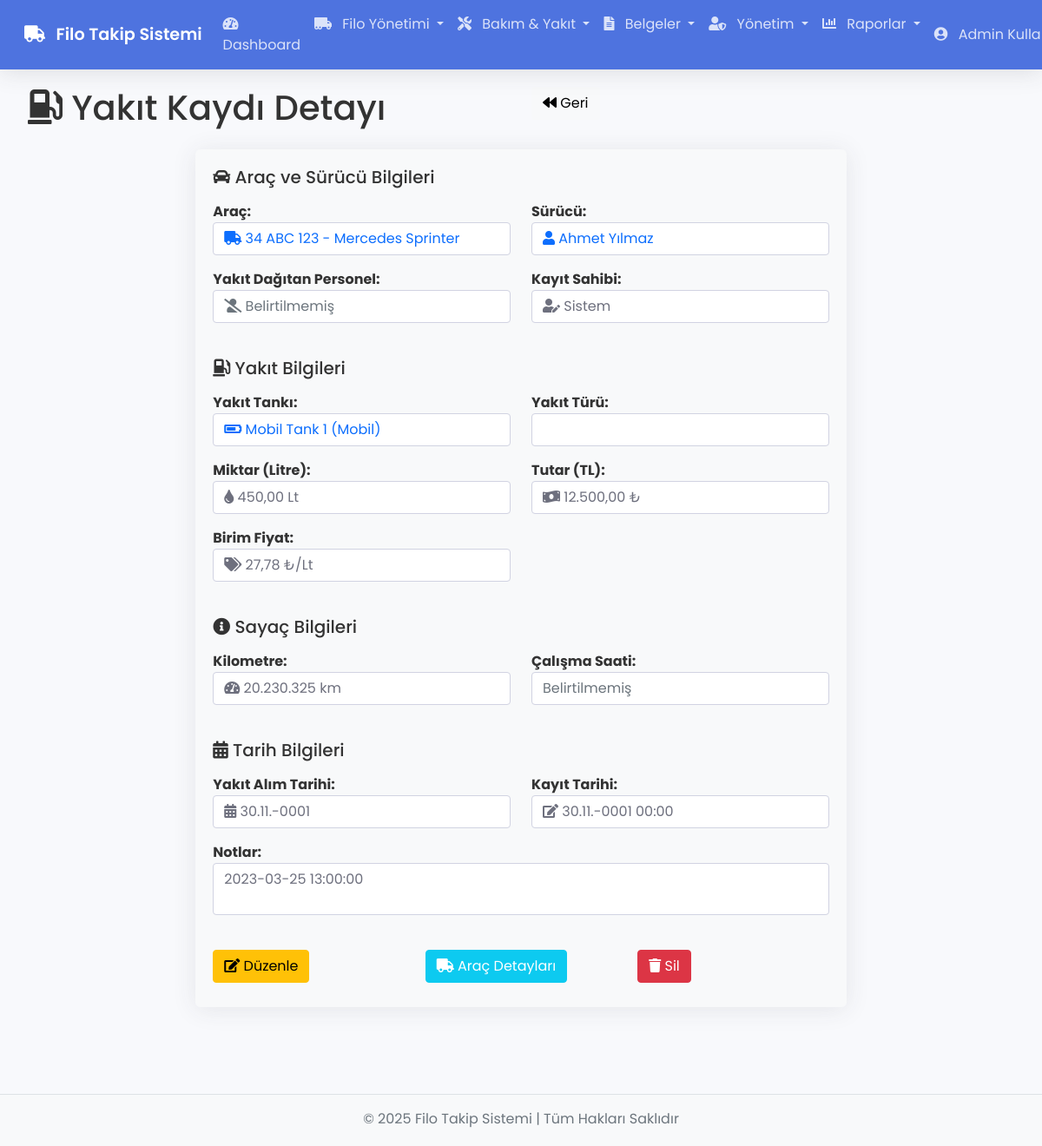
/fuel/show/1 (signed in), run on the app's committed database.
### tables this page shows
CREATE TABLE `fuel_records` (
  `id` int(11) NOT NULL,
  `vehicle_id` int(11) NOT NULL,
  `driver_id` int(11) DEFAULT NULL,
  `tank_id` int(11) NOT NULL,
  `fuel_type` enum('Benzin','Dizel','LPG','Elektrik') NOT NULL,
  `amount` decimal(10,2) NOT NULL COMMENT 'Litre',
  `cost` decimal(10,2) DEFAULT NULL COMMENT 'TL',
  `km_reading` int(11) DEFAULT NULL COMMENT 'Kilometre',
  `hour_reading` decimal(10,2) DEFAULT NULL COMMENT 'Çalışma Saati',
  `date` date NOT NULL,
  `notes` text DEFAULT NULL,
  `created_at` timestamp NOT NULL DEFAULT current_timestamp(),
  `created_by` int(11) NOT NULL
);

CREATE TABLE `vehicles` (
  `id` int(11) NOT NULL,
  `plate_number` varchar(20) NOT NULL,
  `brand` varchar(100) NOT NULL,
  `model` varchar(100) NOT NULL,
  `year` int(11) DEFAULT NULL,
  `company_id` int(11) DEFAULT NULL,
  `vehicle_type` enum('Otomobil','Kamyonet','Kamyon','Otobüs') NOT NULL,
  `status` enum('Aktif','Pasif','Bakımda') NOT NULL DEFAULT 'Aktif',
  `created_at` timestamp NOT NULL DEFAULT current_timestamp()
);

CREATE TABLE `fuel_tanks` (
  `id` int(11) NOT NULL,
  `name` varchar(100) NOT NULL,
  `type` enum('Sabit','Mobil') NOT NULL,
  `capacity` decimal(10,2) NOT NULL COMMENT 'Litre',
  `current_amount` decimal(10,2) NOT NULL DEFAULT 0.00 COMMENT 'Litre',
  `location` varchar(200) DEFAULT NULL,
  `status` enum('Aktif','Pasif','Bakımda') NOT NULL DEFAULT 'Aktif',
  `fuel_type` enum('Benzin','Dizel','LPG','Elektrik') NOT NULL,
  `created_at` timestamp NOT NULL DEFAULT current_timestamp()
);

### app/controllers/Fuel.php (called while the page is built, shortened)
<?php
class Fuel extends Controller {
    private $fuelModel;
    public function __construct() {
        $this->fuelModel = $this->model('FuelModel');
    }
    public function show($id) {
        $record = $this->fuelModel->getFuelRecordById($id);
        $data = [
            'title' => 'Yakıt Kaydı Detayı',
            'record' => $record
        ];
        $this->view('fuel/show', $data);
    }
}

### app/core/App.php (called while the page is built, shortened)
<?php
class App {
    protected $currentMethod = 'index';
    public function __construct() {
        $url = $this->getUrl();
        if(isset($url[0]) && file_exists('app/controllers/' . ucwords($url[0]) . '.php')) {
            unset($url[0]);
        }
        $this->currentController = new $this->currentController;
        if(isset($url[1])) {
            if(method_exists($this->currentController, $url[1])) {
                $this->currentMethod = $url[1];
                unset($url[1]);
            } else {
                $this->show404();
                return;
            }
        }
        $this->params = $url ? array_values($url) : [];
        try {
            call_user_func_array([$this->currentController, $this->currentMethod], $this->params);
        } catch (ArgumentCountError $e) {
            error_log('Parametre hatası: ' . $e->getMessage());
            $this->show404();
        } catch (Error $e) {
            error_log('Uygulama hatası: ' . $e->getMessage());
            include 'app/views/errors/500.php';
        } catch (Exception $e) {
            error_log('Uygulama istisnası: ' . $e->getMessage());
            include 'app/views/errors/500.php';
        }
    }
    public function getUrl() {
        if(isset($_GET['url'])) {
            $url = rtrim($_GET['url'], '/');
            $url = filter_var($url, FILTER_SANITIZE_URL);
            $url = explode('/', $url);
            return $url;
        }
        return [];
    }
}

### index.php (called while the page is built, shortened)
<?php
require_once 'app/helpers/session_helper.php';
require_once 'app/core/App.php';
require_once 'app/core/Controller.php';
require_once 'app/core/Database.php';
$app = new App;

### app/core/Database.php (called while the page is built, shortened)
<?php
class Database {
    private $host = DB_HOST;
    private $user = DB_USER;
    private $pass = DB_PASS;
    private $dbname = DB_NAME;
    private $dbh;
    private $stmt;
    public function __construct() {
        $dsn = 'mysql:host=' . $this->host . ';dbname=' . $this->dbname . ';charset=utf8';
        $options = array(
            PDO::ATTR_PERSISTENT => true,
            PDO::ATTR_ERRMODE => PDO::ERRMODE_EXCEPTION,
            PDO::ATTR_DEFAULT_FETCH_MODE => PDO::FETCH_OBJ,
            PDO::ATTR_EMULATE_PREPARES => false
        );
        try {
            $this->dbh = new PDO($dsn, $this->user, $this->pass, $options);
        } catch(PDOException $e) {
            $this->error = $e->getMessage();
            echo $this->error;
        }
    }
    public function query($sql) {
        $this->stmt = $this->dbh->prepare($sql);
    }
    public function bind($param, $value, $type = null) {
        if(is_null($type)) {
            switch(true) {
                default:
                    $type = PDO::PARAM_STR;
            }
        }
        $this->stmt->bindValue($param, $value, $type);
    }
    public function execute() {
        return $this->stmt->execute();
    }
    public function single() {
        $this->execute();
        return $this->stmt->fetch();
    }
}

### app/models/FuelModel.php (called while the page is built, shortened)
<?php
class FuelModel {
    private $db;
    public function __construct() {
        $this->db = new Database;
    }
    public function getFuelRecordById($id) {
        $this->db->query('
            SELECT f.*, v.plate_number, v.brand, v.model, CONCAT(d.name, " ", d.surname) as driver_name, t.name as tank_name,
                   t.current_amount as tank_current_amount, t.capacity as tank_capacity, t.type as tank_type,
                   t.fuel_type as tank_fuel_type
            FROM fuel_records f
            JOIN vehicles v ON f.vehicle_id = v.id
            LEFT JOIN drivers d ON f.driver_id = d.id
            JOIN fuel_tanks t ON f.tank_id = t.id
            WHERE f.id = :id
        ');
        $this->db->bind(':id', $id);
        return $this->db->single();
    }
}

### app/helpers/session_helper.php (called while the page is built, shortened)
<?php
function isAdmin() {
    if(isset($_SESSION['user_role']) && $_SESSION['user_role'] === 'admin') {
        return true;
    } else {
        return false;
    }
}

### app/views/fuel/show.php (the view, shortened to what this page needs)
<?php require APPROOT . '/views/inc/header.php'; ?>
<div class="row mb-3">
    <div class="col-md-6">
        <h1><i class="fas fa-gas-pump"></i> Yakıt Kaydı Detayı</h1>
    </div>
    <div class="col-md-6">
        <a href="<?php echo URLROOT; ?>/fuel" class="btn btn-light float-right">
            <i class="fa fa-backward"></i> Geri
        </a>
    </div>
</div>
<div class="row">
    <div class="col-md-8 mx-auto">
        <div class="card card-body bg-light">
            <div class="row mb-4">
                <div class="col-md-12">
                    <h5 class="mb-3"><i class="fas fa-car"></i> Araç ve Sürücü Bilgileri</h5>
                </div>
                <div class="col-md-6">
                    <div class="form-group mb-3">
                        <label class="fw-bold">Araç:</label>
                        <div class="form-control bg-white">
                            <a href="<?php echo URLROOT; ?>/vehicles/show/<?php echo $data['record']->vehicle_id; ?>" class="text-decoration-none">
                                <i class="fas fa-truck"></i> <?php echo $data['record']->plate_number; ?> - <?php echo $data['record']->brand . ' ' . $data['record']->model; ?>
                            </a>
                        </div>
                    </div>
                </div>
                <div class="col-md-6">
                    <div class="form-group mb-3">
                        <label class="fw-bold">Sürücü:</label>
                        <div class="form-control bg-white">
                            <?php if(!empty($data['record']->driver_id)): ?>
                                <a href="<?php echo URLROOT; ?>/drivers/show/<?php echo $data['record']->driver_id; ?>" class="text-decoration-none">
                                    <i class="fas fa-user"></i> <?php echo $data['record']->driver_name; ?>
                                </a>
                            <?php else: ?>
                                <span class="text-muted"><i class="fas fa-user-slash"></i> Belirtilmemiş</span>
                            <?php endif; ?>
                        </div>
                    </div>
                </div>
                <div class="col-md-6">
                    <div class="form-group mb-3">
                        <label class="fw-bold">Yakıt Dağıtan Personel:</label>
                        <div class="form-control bg-white">
                            <?php if(!empty($data['record']->dispenser_id)): ?>
                                <i class="fas fa-user-tag"></i>
                                <?php echo isset($data['record']->dispenser_name) ? $data['record']->dispenser_name : 'Personel #' . $data['record']->dispenser_id; ?>
                            <?php else: ?>
                                <span class="text-muted"><i class="fas fa-user-slash"></i> Belirtilmemiş</span>
                            <?php endif; ?>
                        </div>
                    </div>
                </div>
                <div class="col-md-6">
                    <div class="form-group mb-3">
                        <label class="fw-bold">Kayıt Sahibi:</label>
                        <div class="form-control bg-white">
                            <i class="fas fa-user-edit"></i> <?php echo isset($data['record']->user_name) ? $data['record']->user_name : 'Sistem'; ?>
                        </div>
                    </div>
                </div>
            </div>
            <div class="row mb-4">
                <div class="col-md-12">
                    <h5 class="mb-3"><i class="fas fa-gas-pump"></i> Yakıt Bilgileri</h5>
                </div>
                <div class="col-md-6">
                    <div class="form-group mb-3">
                        <label class="fw-bold">Yakıt Tankı:</label>
                        <div class="form-control bg-white">
                            <a href="<?php echo URLROOT; ?>/tanks/show/<?php echo $data['record']->tank_id; ?>" class="text-decoration-none">
                                <i class="fas fa-battery-three-quarters"></i> <?php echo $data['record']->tank_name; ?> (<?php echo $data['record']->tank_type; ?>)
                            </a>
                        </div>
                    </div>
                </div>
                <div class="col-md-6">
                    <div class="form-group mb-3">
                        <label class="fw-bold">Yakıt Türü:</label>
                        <div class="form-control bg-white">
                        </div>
                    </div>
                </div>
                <div class="col-md-6">
                    <div class="form-group mb-3">
                        <label class="fw-bold">Miktar (Litre):</label>
                        <div class="form-control bg-white">
                            <i class="fas fa-tint"></i> <?php echo number_format($data['record']->amount, 2, ',', '.'); ?> Lt
                        </div>
                    </div>
                </div>
                <div class="col-md-6">
                    <div class="form-group mb-3">
                        <label class="fw-bold">Tutar (TL):</label>
                        <div class="form-control bg-white">
                            <i class="fas fa-money-bill-wave"></i> <?php echo number_format($data['record']->cost, 2, ',', '.'); ?> ₺
                        </div>
                    </div>
                </div>
                <div class="col-md-6">
                    <div class="form-group mb-3">
                        <label class="fw-bold">Birim Fiyat:</label>
                        <div class="form-control bg-white">
                            <i class="fas fa-tags"></i>
                            <?php
                                $unitPrice = 0;
                                if($data['record']->amount > 0 && $data['record']->cost > 0) {
                                    $unitPrice = $data['record']->cost / $data['record']->amount;
                                }
                                echo number_format($unitPrice, 2, ',', '.');
                            ?> ₺/Lt
                        </div>
                    </div>
                </div>
            </div>
            <div class="row mb-4">
                <div class="col-md-12">
                    <h5 class="mb-3"><i class="fas fa-info-circle"></i> Sayaç Bilgileri</h5>
                </div>
                <div class="col-md-6">
                    <div class="form-group mb-3">
                        <label class="fw-bold">Kilometre:</label>
                        <div class="form-control bg-white">
                            <?php if(!empty($data['record']->km_reading)): ?>
                                <i class="fas fa-tachometer-alt"></i> <?php echo number_format($data['record']->km_reading, 0, ',', '.'); ?> km
                            <?php else: ?>
                                <span class="text-muted">Belirtilmemiş</span>
                            <?php endif; ?>
                        </div>
                    </div>
                </div>
                <div class="col-md-6">
                    <div class="form-group mb-3">
                        <label class="fw-bold">Çalışma Saati:</label>
                        <div class="form-control bg-white">
                            <?php if(!empty($data['record']->hour_reading)): ?>
                                <i class="fas fa-hourglass-half"></i> <?php echo number_format($data['record']->hour_reading, 2, ',', '.'); ?> saat
                            <?php else: ?>
                                <span class="text-muted">Belirtilmemiş</span>
                            <?php endif; ?>
                        </div>
                    </div>
                </div>
            </div>
            <div class="row mb-4">
                <div class="col-md-12">
                    <h5 class="mb-3"><i class="fas fa-calendar-alt"></i> Tarih Bilgileri</h5>
                </div>
                <div class="col-md-6">
                    <div class="form-group mb-3">
                        <label class="fw-bold">Yakıt Alım Tarihi:</label>
                        <div class="form-control bg-white">
                            <i class="fas fa-calendar-alt"></i>
                            <?php
                                $date = new DateTime($data['record']->date);
                                echo $date->format('d.m.Y');
                            ?>
                        </div>
                    </div>
                </div>
                <div class="col-md-6">
                    <div class="form-group mb-3">
                        <label class="fw-bold">Kayıt Tarihi:</label>
                        <div class="form-control bg-white">
                            <i class="fas fa-edit"></i> <?php echo date('d.m.Y H:i', strtotime($data['record']->created_at)); ?>
                        </div>
                    </div>
                </div>
                <?php if(!empty($data['record']->notes)): ?>
                <div class="col-md-12">
                    <div class="form-group mb-3">
                        <label class="fw-bold">Notlar:</label>
                        <div class="form-control bg-white" style="min-height: 60px;">
                            <?php echo nl2br($data['record']->notes); ?>
                        </div>
                    </div>
                </div>
                <?php endif; ?>
            </div>
            <div class="row">
                <div class="col-md-4">
                    <a href="<?php echo URLROOT; ?>/fuel/edit/<?php echo $data['record']->id; ?>" class="btn btn-warning btn-block mb-2">
                        <i class="fas fa-edit"></i> Düzenle
                    </a>
                </div>
                <div class="col-md-4">
                    <a href="<?php echo URLROOT; ?>/vehicles/show/<?php echo $data['record']->vehicle_id; ?>" class="btn btn-info text-white btn-block mb-2">
                        <i class="fas fa-truck"></i> Araç Detayları
                    </a>
                </div>
                <div class="col-md-4">
                    <?php if(isAdmin()): ?>
                        <button type="button" class="btn btn-danger btn-block" data-bs-toggle="modal" data-bs-target="#deleteModal">
                            <i class="fas fa-trash"></i> Sil
                        </button>
                    <?php endif; ?>
                </div>
            </div>
        </div>
    </div>
</div>
<?php require APPROOT . '/views/inc/footer.php'; ?>

### data on the page
fuel_records: vehicle.plate_number "34 ABC 123", vehicle.brand "Mercedes", vehicle.model "Sprinter", tank.name "Mobil Tank 1", tank.type "Mobil", amount "450,00", cost "12.500,00", unitPrice "27,78", km_reading "20.230.325", date "30.11.-0001", created_at "30.11.-0001 00:00", notes "2023-03-25 13:00:00"

### other printed values
SITENAME "Filo Takip Sistemi"
$_SESSION['user_name'] "Admin…"
$data['record']->driver_name "Ahmet Yılmaz"
